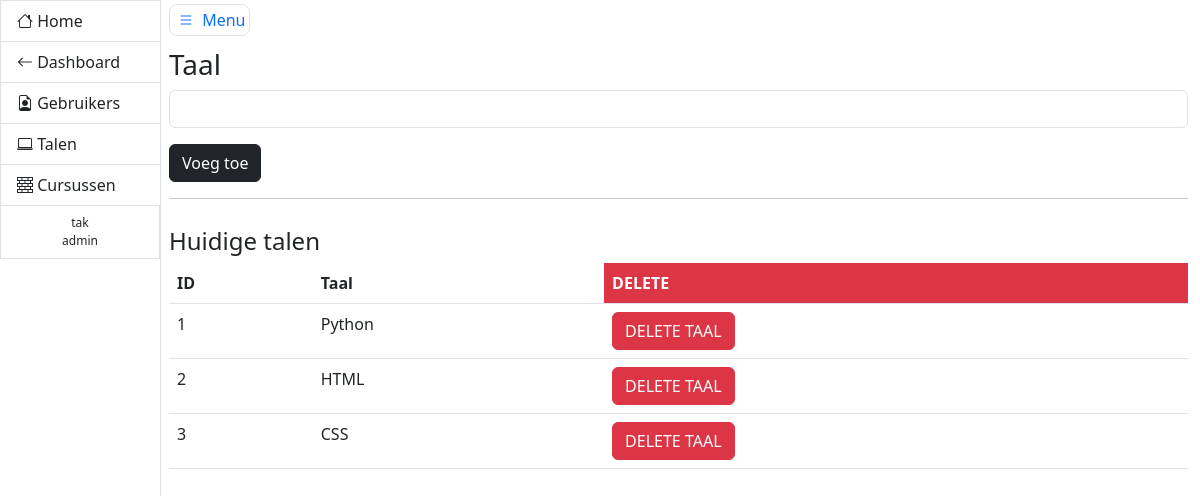
Screenshot of /admin/taal (signed in) with the database file from the repository.
### models.py (models this page shows, shortened)
class User(db.Model, UserMixin):
    __tablename__ = 'users'
    id = db.Column(db.Integer, primary_key=True, autoincrement=True)
    email = db.Column(db.String(), nullable=False, unique=True)
    username = db.Column(db.String(), nullable=False, unique=True)
    role = db.Column(db.String(), nullable=False, default='user')
    password_hash = db.Column(db.String(128))

class Talen(db.Model):
    id = db.Column(db.Integer, primary_key=True, autoincrement=True)
    name = db.Column(db.String(), nullable=False, unique=True)
    lessen = relationship("Lessen", cascade="all, delete-orphan")

### admin/views.py (the view, shortened to what this page needs)
@admin_blueprint.route('/taal', methods=['GET', 'POST'])
@login_required
@admin_required
def taal():
    form = AddTaal()
    delete = DeleteTaal()
    if form.validate_on_submit() and request.method == 'POST':
        print(form.taal.data)
        adding = Talen(name=form.taal.data)
        db.session.add(adding)
        db.session.commit()
        return redirect(url_for('admin.taal'))
    talen = Talen.query.all()
    return render_template('addtaal.html', form=form, talen=talen, delete=delete)

### admin/forms.py (shortened to what this page needs)
class AddTaal(FlaskForm):
    taal = StringField('Taal', validators=[DataRequired(message='Taal is required')])
    submit = SubmitField('Voeg toe')

class DeleteTaal(FlaskForm):
    delete = SubmitField('DELETE')

### __init__.py (called while the page is built)
@login_manager.user_loader
def get_user(user_id):
    try:
        return User.query.get(int(user_id))
    except:
        return None

### admin/templates/addtaal.html (shortened to what this page needs)
{% extends 'adminbase.html' %}
{% block header %}
    <form method="post">
        <h3>Taal</h3>
        {% endblock %}
        {% block bheader %}
        {{ form.taal(class_='form-control mb-3') }}
        {{ form.submit(class_='btn btn-dark') }}
{% endblock %}
{% block content %}
    <h4 class="mt-1 pt-2">Huidige talen</h4>
    <table class="table">
        <thead>
        <tr>
            <th scope="col">ID</th>
            <th scope="col">Taal</th>
            <th class="text-bg-danger">DELETE</th>
        </tr>
        </thead>
        <tbody>
        {% for taal in talen %}
            <tr>
                <td>{{ taal.id }}</td>
                <td>{{ taal.name }}</td>
                <td>
                    <button type="button" class="btn btn-danger" data-bs-toggle="modal"
                            data-bs-target="#modal_{{ taal.id }}">
                        DELETE TAAL
                    </button>
                </td>
            </tr>
        {% endfor %}
        </tbody>
    </table>
{% endblock %}

### admin/templates/adminbase.html (shortened to what this page needs)
<!DOCTYPE html>
<html lang="en">
<head>
    <link href="{{ url_for('static', filename='css/main.css') }}" rel="stylesheet">
    <link href="https://cdn.jsdelivr.net/npm/bootstrap@5.3.0-alpha1/dist/css/bootstrap.min.css" rel="stylesheet">
</head>
<body>
<div class="container-fluid">
    <div class="row flex-nowrap">
        <div class="col-auto px-0">
            <div id="sidebar" class="collapse collapse-horizontal show border-end">
                <div id="sidebar-nav" class="list-group border-0 rounded-0 text-sm-start min-vh-100">
                    <a href="{{ url_for('index') }}" class="list-group-item border-end-0 d-inline-block text-truncate" data-bs-parent="#sidebar"><i class="bi bi-house"></i> <span>Home</span> </a>
                    <a href="{{ url_for('dashboard.dashboard') }}" class="list-group-item border-end-0 d-inline-block text-truncate" data-bs-parent="#sidebar"><i class="bi bi-arrow-left"></i> <span>Dashboard</span> </a>
                    <a href="{{ url_for('admin.gebruikers') }}" class="list-group-item border-end-0 d-inline-block text-truncate" data-bs-parent="#sidebar"><i class="bi bi-file-earmark-person"></i> <span>Gebruikers</span></a>
                    <a href="{{ url_for('admin.taal') }}" class="list-group-item border-end-0 d-inline-block text-truncate" data-bs-parent="#sidebar"><i class="bi bi-laptop"></i> <span>Talen</span></a>
                    <a href="{{ url_for('admin.add') }}" class="list-group-item border-end-0 d-inline-block text-truncate" data-bs-parent="#sidebar"><i class="bi bi-bricks"></i> <span>Cursussen</span></a>
                    {% if current_user.is_authenticated %}
                    <p class="copyright list-group-item d-inline-block text-truncate">{{ current_user.username }} <br> {{ current_user.role }}</p>
                    {% endif %}
                </div>
            </div>
        </div>
        <main class="col ps-md-2 pt-2">
            <a href="#" data-bs-target="#sidebar" data-bs-toggle="collapse" class="border rounded-3 p-1 text-decoration-none"><i class="bi bi-list bi-lg py-2 p-1"></i> Menu</a>
            <div class="page-header pt-3">
                {% block header %}
                {% endblock %}
            </div>
            {% block bheader %}
            {% endblock %}
            <hr>
            <div class="row">
                <div class="col-12">
                    {% block content %}
                    {% endblock %}
                </div>
            </div>
        </main>
    </div>
</div>
</body>
</html>

### static/css/main.css (style rules this page uses)
html { position: relative; min-height: 100%; }
#sidebar-nav { width: 160px; }
#sidebar { position: relative; }
.copyright { background-color: #f8f9fa; color: #6c757d; font-size: 12px; padding: 5px 10px; border-top: 1px solid #dee2e6; width: 100%; text-align: center; }

### rows the page displays
User: username "tak", role "admin"
Talen: id "1", name "Python"
Talen: id "2", name "HTML"
Talen: id "3", name "CSS"
